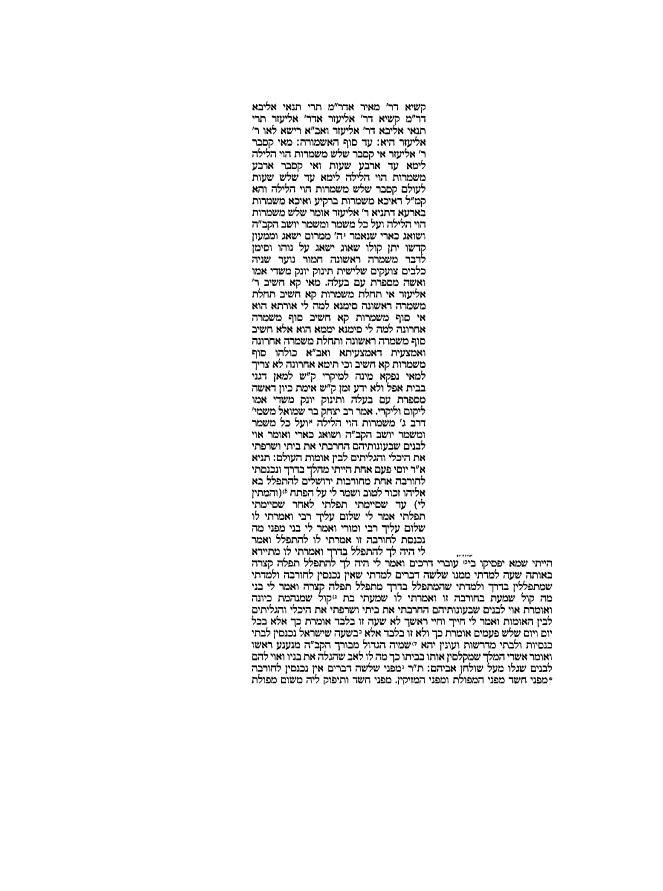
%> input picture 1blockScanner/brachos_20.png, 2649 x 3561 px, given in place of brachos_58.png, which was not available (shown at 1/4 size)
$ octave rashiSegmenter.m   (GNU Octave 9; MATLAB toolbox functions it lacks are replaced by stand-ins)
%> lines starting %> are read from the running program, lines starting %| are printed output that depends on the picture; in (x1, y1, x2, y2) boxes, pixels count from 0 and x2, y2 are one past the last pixel; in counts of white or black regions, pixels touching at a corner belong together; the program's own positions count from 1; pictures that were not available may be replaced by others from this repository, and a replacement may not be noted
### 2ocr/rashi_ocr/onestreams.m
function [numones, start, finish] = onestreams( one_zero )
%UNTITLED3 Summary of this function goes here
%   Detailed explanation goes here

if length(one_zero) == 0
    numones = 0;
    start = 1;
    finish = 1;
    return;
end

% find # of ones in each onechunk
add = 0;
one_zero=one_zero(:)';
if one_zero(1) == 1
    add=1;
    one_zero = [ 0 one_zero];
end
if one_zero(end) == 1
    one_zero = [one_zero 0];
end
numones = diff(find(~one_zero))-1;
numones = numones(numones>0);

% find where onechunks start and end
chunk = diff(one_zero);
start = find(chunk==1)+1;
finish = find(chunk==-1);
if add==1
    start = start-1;
    finish=finish-1;
end
end

### 2ocr/rashi_ocr/rashiSegmenter.m
clc, clear, close all;

input = '../../1blockScanner/results/cutoutRashi/brachos/brachos_58.png';
input2 = 'rashiOCRtest.png';
outputDir = 'rashiChars';
rashi = logical(imread(input));
%> rashi: size 3561x2649 logical; 95.9% white; 1907 black regions, largest, box (x1, y1, x2, y2) and area: (1412, 733, 1458, 771) 585, (1152, 827, 1198, 865) 576, (1445, 2650, 1491, 2687) 574
output = dir(outputDir);
realFiles = output(not([output.isdir]));
numFiles = length(realFiles);

maxPics = 200;

%% segment rashi into chars
hLines = sum(rashi,2) == size(rashi,2);
%> hLines = 3561 logical values, 1313 true
[n,s,f] = onestreams(hLines);
%> in onestreams, `one_zero = [ 0 one_zero];`: one_zero = 3562 values, max 1 at index 2, min 0 at index 1, mean 0.369
%> in onestreams, `one_zero = [one_zero 0];`: one_zero = 3563 values, max 1 at index 2, min 0 at index 1, mean 0.369
%> in onestreams, `numones = diff(find(~one_zero))-1;`: numones = 2249 values from 0 to 823
%> in onestreams, `numones = numones(numones>0);`: numones = [405 3 3 3 7 3 19 8 12 4 9 4 8 2 823]
%> in onestreams, `chunk = diff(one_zero);`: chunk = 3562 values, max 1 at index 1, min -1 at index 406, mean 0
%> in onestreams, `start = find(chunk==1)+1;`: start = [2 544 732 872 923 1060 1240 1334 1713 1806 1941 2040 2176 2462 2740]
%> in onestreams, `finish = find(chunk==-1);`: finish = [406 546 734 874 929 1062 1258 1341 1724 1809 1949 2043 2183 2463 3562]
%> in onestreams, `start = start-1;`: start = [1 543 731 871 922 1059 1239 1333 1712 1805 1940 2039 2175 2461 2739]
%> in onestreams, `finish=finish-1;`: finish = [405 545 733 873 928 1061 1257 1340 1723 1808 1948 2042 2182 2462 3561]
%> n = [405 3 3 3 7 3 19 8 12 4 9 4 8 2 823]; s has the same summary as start in onestreams; f has the same summary as finish in onestreams
perc = 0.95;
for ii = 1:length(n)-1
    hLine = rashi(f(ii):s(ii+1),1:size(rashi,2));
    vChars = sum(hLine,1) >= size(hLine,1)*perc;
    [n1,s1,f1] = onestreams(vChars);

    for jj = 1:length(n1)-1
       tempChar = hLine(1:size(hLine,1),f1(jj):s1(jj+1));
    end
end
%> this loop made 14 passes
%> (n1, s1, f1) on passes 1, 2, 3, 6: ([1009 1 2 4 15 3 7 2 1 9 947], [1 1064 1107 1116 1205 1304 1437 1451 1539 1614 1703], [1009 1064 1108 1119 1219 1306 1443 1452 1539 1622 2649]), ([1009 5 15 3 3 2 3 6 2 2 947], [1 1096 1104 1213 1406 1430 1497 1546 1555 1617 1703], [1009 1100 1118 1215 1408 1431 1499 1551 1556 1618 2649]), ([1009 1 1 1 1 1 947], [1 1199 1248 1259 1589 1660 1703], [1009 1199 1248 1259 1589 1660 2649]), ([1009 3 2 1 1 3 1 947], [1 1076 1214 1283 1333 1595 1607 1703], [1009 1078 1215 1283 1333 1597 1607 2649])
%> n1 on passes 5, 7, 9: [1009 1 2 3 2 4 3 1 1 2 3 1 18 1 947], [1009 2 1 3 2 1 2 12 1 3 1 13 3 2 947], [1008 2 1 3 2 1 3 13 2 1 2 3 2 3 2 948]
%> pass 1, `hLine = rashi(f(ii):s(ii+1),1:size(rashi,2));`:
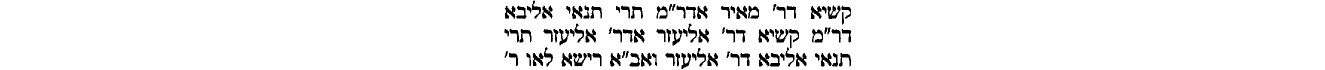
%> hLine: size 139x2649 logical (shown at 1/2 size); 94.9% white; 95 black regions, largest, box (x1, y1, x2, y2) and area: (1146, 106, 1174, 133) 367, (1550, 58, 1577, 85) 366, (1655, 11, 1681, 38) 355
%> pass 2, `hLine = rashi(f(ii):s(ii+1),1:size(rashi,2));`:
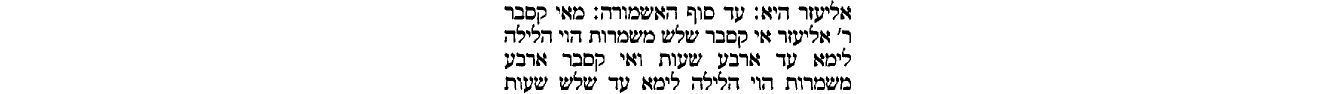
%> hLine: size 187x2649 logical (shown at 1/2 size); 94.6% white; 127 black regions, largest, box (x1, y1, x2, y2) and area: (1167, 153, 1194, 180) 375, (1119, 153, 1146, 180) 369, (1651, 153, 1678, 181) 367
%> pass 3, `hLine = rashi(f(ii):s(ii+1),1:size(rashi,2));`:
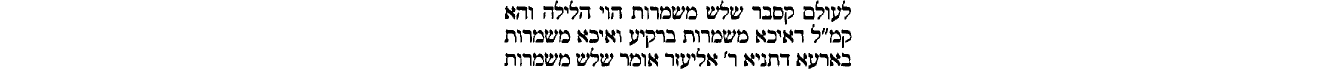
%> hLine: size 139x2649 logical (shown at 1/2 size); 94.1% white; 97 black regions, largest, box (x1, y1, x2, y2) and area: (1412, 1, 1458, 39) 585, (1152, 95, 1198, 133) 576, (1343, 12, 1371, 39) 365

%% rename files
output = dir(outputDir);
realFiles = output(not([output.isdir]));
numFiles = length(realFiles);

testData = fopen('rashiCharsText.txt','r');
%> (the run ends here)

$ run again, on 1blockScanner/daf.png
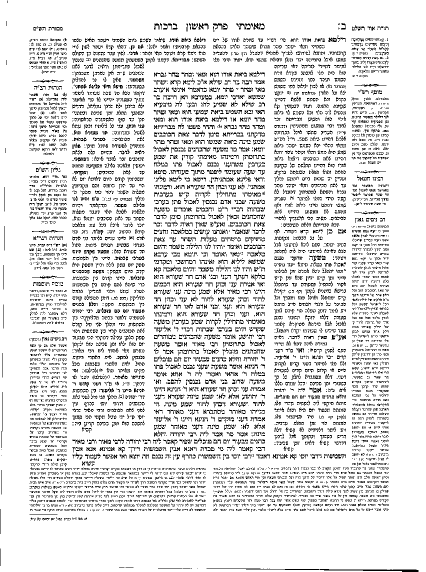
%> input picture 1blockScanner/daf.png, 852 x 1143 px, given in place of brachos_58.png, which was not available (shown at 1/2 size)
%> rashi: size 1143x852 logical; 88.2% white; black in thin lines or dots
%> hLines = 1143 logical values, 81 true
%> in onestreams, `one_zero = [ 0 one_zero];`: one_zero = 1144 values, max 1 at index 2, min 0 at index 1, mean 0.0708
%> in onestreams, `numones = diff(find(~one_zero))-1;`: numones = 1062 values from 0 to 36
%> in onestreams, `numones = numones(numones>0);`: numones = [1 36 7 1 1 1 2 29 3]
%> chunk = 1143 values, max 1 at index 1, min -1 at index 2, mean 0
%> in onestreams, `start = find(chunk==1)+1;`: start = [2 8 66 260 670 999 1016 1070 1134]
%> in onestreams, `finish = find(chunk==-1);`: finish = [2 43 72 260 670 999 1017 1098 1136]
%> in onestreams, `start = start-1;`: start = [1 7 65 259 669 998 1015 1069 1133]
%> in onestreams, `finish=finish-1;`: finish = [1 42 71 259 669 998 1016 1097 1135]
%> n = [1 36 7 1 1 1 2 29 3]; s = [1 7 65 259 669 998 1015 1069 1133]; f = [1 42 71 259 669 998 1016 1097 1135]
%> the loop `for ii = 1:length(n)-1` made 8 passes
%> (n1, s1, f1) on passes 1, 3: ([14 837], [1 16], [14 852]), ([12 46 12 3 2 1 3 3 4 2 1 2 11 75], [1 14 134 290 297 303 305 531 535 540 543 546 693 778], [12 59 145 292 298 303 307 533 538 541 543 547 703 852])
%> pass 3, `hLine = rashi(f(ii):s(ii+1),1:size(rashi,2));`:
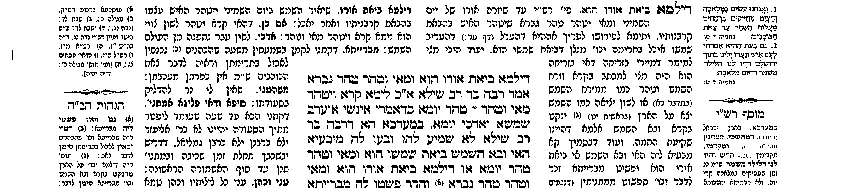
%> hLine: size 189x852 logical; 86.2% white; black in thin lines or dots, all inside (x1, y1, x2, y2) = (12, 1, 777, 188)
